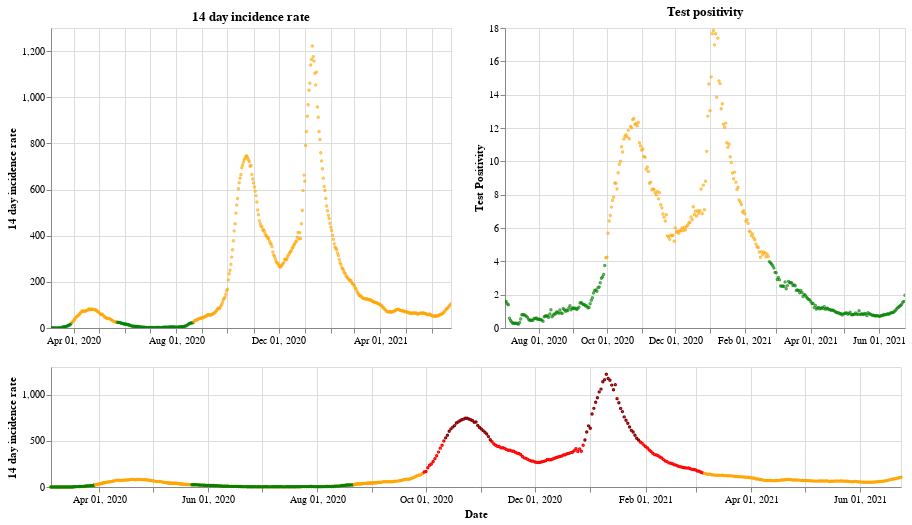

This figure's notebook cell:
### Markdown cell above
## Northern Ireland

### Code cell
plot_traffic_light('Northern Ireland')

### Figure 1 — Vega-Lite specification as saved in the notebook (floating-point values rounded to 4 significant figures; data arrays with more than 128 entries replaced by an {"elided": "..."} marker saying what was removed)
{"config": {"view": {"continuousWidth": 400, "continuousHeight": 300}}, "vconcat": [{"hconcat": [{"mark": {"type": "point", "size": 2}, "encoding": {"color": {"condition": {"value": "green", "test": "(datum.twoWeeklyCasesRate <= 25)"}, "value": "orange"}, "tooltip": [{"type": "nominal", "field": "areaName"}, {"type": "temporal", "field": "date"}, {"type": "quantitative", "field": "twoWeeklyCasesRate"}, {"type": "quantitative", "field": "testPositivity"}], "x": {"type": "temporal", "axis": {"title": ""}, "field": "date", "scale": {"domain": {"selection": "DateBrush"}}, "timeUnit": "yearmonthdate"}, "y": {"type": "quantitative", "axis": {"title": "14 day incidence rate"}, "field": "twoWeeklyCasesRate"}}, "title": "14 day incidence rate", "width": 400}, {"mark": {"type": "point", "size": 2}, "encoding": {"color": {"condition": {"value": "green", "test": "(datum.testPositivity <= 4)"}, "value": "orange"}, "tooltip": [{"type": "nominal", "field": "areaName"}, {"type": "temporal", "field": "date"}, {"type": "quantitative", "field": "twoWeeklyCasesRate"}, {"type": "quantitative", "field": "testPositivity"}], "x": {"type": "temporal", "axis": {"title": ""}, "field": "date", "scale": {"domain": {"selection": "DateBrush"}}, "timeUnit": "yearmonthdate"}, "y": {"type": "quantitative", "axis": {"title": "Test Positivity"}, "field": "testPositivity"}}, "title": "Test positivity", "width": 400}]}, {"layer": [{"mark": {"type": "point", "size": 2}, "encoding": {"color": {"condition": {"value": "orange", "test": "((50 && datum.twoWeeklyCasesRate) < 150)"}, "value": "red"}, "opacity": {"condition": {"value": 1, "test": "((50 && datum.twoWeeklyCasesRate) < 500)"}, "value": 0}, "tooltip": [{"type": "nominal", "field": "areaName"}, {"type": "temporal", "field": "date"}, {"type": "quantitative", "field": "twoWeeklyCasesRate"}, {"type": "quantitative", "field": "testPositivity"}], "x": {"type": "temporal", "axis": {"title": "Date"}, "field": "date", "timeUnit": "yearmonthdate"}, "y": {"type": "quantitative", "axis": {"title": "14 day incidence rate"}, "field": "twoWeeklyCasesRate"}}, "selection": {"DateBrush": {"type": "interval", "encodings": ["x"], "fields": ["Time"]}}, "width": 850}, {"mark": {"type": "point", "size": 2}, "encoding": {"color": {"value": "darkred"}, "opacity": {"condition": {"value": 1, "test": "(datum.twoWeeklyCasesRate >= 500)"}, "value": 0}, "tooltip": [{"type": "nominal", "field": "areaName"}, {"type": "temporal", "field": "date"}, {"type": "quantitative", "field": "twoWeeklyCasesRate"}, {"type": "quantitative", "field": "testPositivity"}], "x": {"type": "temporal", "axis": {"title": "Date"}, "field": "date", "timeUnit": "yearmonthdate"}, "y": {"type": "quantitative", "axis": {"title": "14 day incidence rate"}, "field": "twoWeeklyCasesRate"}}, "width": 400}, {"mark": {"type": "point", "size": 2}, "encoding": {"color": {"condition": {"value": "green", "test": "((4 && datum.twoWeeklyCasesRate) < 25)"}, "value": "orange"}, "opacity": {"condition": {"value": 1, "test": "(datum.twoWeeklyCasesRate < 50)"}, "value": 0}, "tooltip": [{"type": "nominal", "field": "areaName"}, {"type": "temporal", "field": "date"}, {"type": "quantitative", "field": "twoWeeklyCasesRate"}, {"type": "quantitative", "field": "testPositivity"}], "x": {"type": "temporal", "axis": {"title": "Date"}, "field": "date", "timeUnit": "yearmonthdate"}, "y": {"type": "quantitative", "axis": {"title": "14 day incidence rate"}, "field": "twoWeeklyCasesRate"}}, "width": 400}], "height": 120, "width": 800}], "data": {"name": "data-cc50220f9547fed6e7db7eb0d2da63a4"}, "$schema": "https://vega.github.io/schema/vega-lite/v4.8.1.json", "datasets": {"data-cc50220f9547fed6e7db7eb0d2da63a4": {"elided": "477 records"}}}
